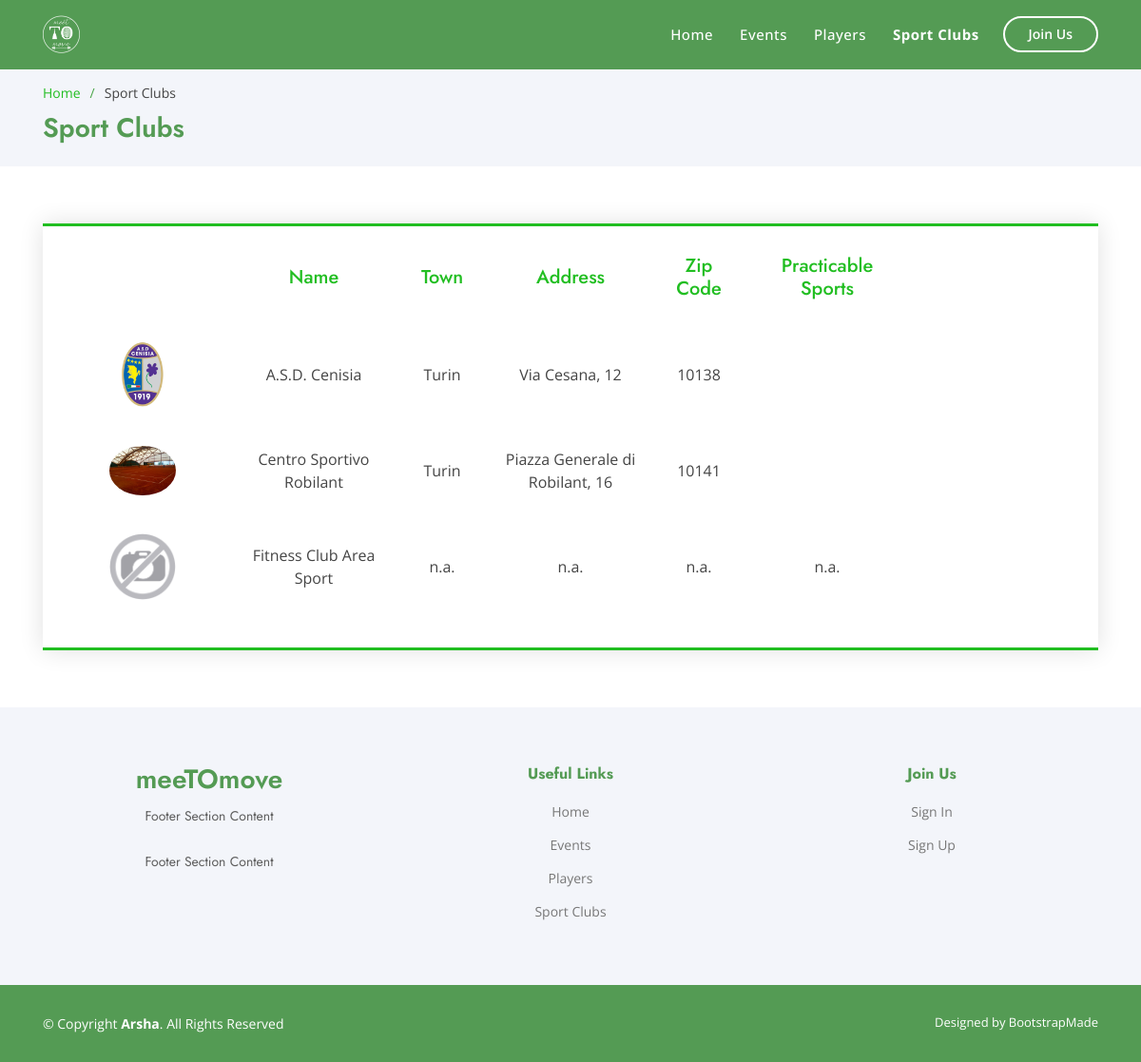
Page /sportclubs on the committed database.
### model.py (models this page shows, shortened)
class User(db.Model):
    __tablename__ = 'users'
    id = db.Column(db.Integer, primary_key=True)
    email = db.Column(db.String(255), unique=True, nullable=False)
    password = db.Column(db.String(255), nullable=False)
    name = db.Column(db.String(255), nullable=False)
    surname = db.Column(db.String(255))
    role_id = db.Column(db.Integer, db.ForeignKey('roles.id'))
    profile_pic = db.Column(db.String(255))
    reviews = db.relationship('Review', backref='reviewed')
    created_events = db.relationship('Event', backref='creator')
    joined_events = db.relationship('JoinedEvent', backref='user')
    favourite_sports = db.relationship('FavouriteSport', backref='user')
    details = db.relationship('SportClubDetails', backref='user')

class SportClubDetails(db.Model):
    __tablename__ = 'sportclubs'
    id = db.Column(db.Integer, db.ForeignKey('users.id'), primary_key=True)
    town_id = db.Column(db.Integer, db.ForeignKey('towns.id'))
    address = db.Column(db.String(255), nullable=False)
    zip = db.Column(db.String(255), nullable=False)

class Town(db.Model):
    __tablename__ = 'towns'
    id = db.Column(db.Integer, primary_key=True)
    name = db.Column(db.String(255), nullable=False)
    events = db.relationship('Event', backref='town')
    sport_club = db.relationship('SportClubDetails', backref='town')

class FavouriteSport(db.Model):
    __tablename__ = 'favourite_sports'
    id = db.Column(db.Integer, primary_key=True)
    user_id = db.Column(db.Integer, db.ForeignKey('users.id'))
    sport_id = db.Column(db.Integer, db.ForeignKey('sports.id'))

class Sport(db.Model):
    __tablename__ = 'sports'
    id = db.Column(db.Integer, primary_key=True)
    name = db.Column(db.String(255), nullable=False)
    icon = db.Column(db.String(255))
    events = db.relationship('Event', backref='sport')
    users = db.relationship('FavouriteSport', backref='sport')

### app.py (the view)
@app.route('/sportclubs')
def sportclubs():
    sport_clubs = User.query.filter(User.role_id == 3).order_by(User.name.asc()).all()
    details = SportClubDetails.query.all()
    practicable_sports = FavouriteSport.query.all()
    return render_template('sportclubs.html', sport_clubs=sport_clubs, details=details,
                           practicable_sports=practicable_sports)

### app.py (called while the page is built)
@app.before_request
def make_session_permanent():
    if session.get('clear'):
        if session['clear']:
            session.permanent = False
    else:
        session.permanent = True

### templates/sportclubs.html (shortened to what this page needs)
{% extends "layout.html" %}
{% block content %}
  <main id="main">
    <section id="breadcrumbs" class="breadcrumbs">
      <div class="container">
        <ol>
          <li><a href="{{ url_for('index') }}">Home</a></li>
          <li>Sport Clubs</li>
        </ol>
        <h2>Sport Clubs</h2>
      </div>
    </section>
            <section id="contact" class="contact">
              <div class="container" data-aos="fade-up">
                <div class="row justify-content-center">
                  <div class="col-lg-12 col-md-12 d-flex align-items-center">
                    <div class="php-email-form">
                        {% if sport_clubs|length > 0 %}
                            <div class="row align-items-center" style="text-align: center; padding-bottom: 15px">
                                <div class="col-3 col-md-2"><h5 style="color: rgb(33,190,33) !important;">Name</h5></div>
                                <div class="col-2 col-md-1"><h5 style="color: rgb(33,190,33) !important;">Town</h5></div>
                                <div class="col-md-2 d-none d-md-block"><h5 style="color: rgb(33,190,33) !important;">Address</h5></div>
                                <div class="col-md-1 d-none d-md-block"><h5 style="color: rgb(33,190,33) !important;">Zip Code</h5></div>
                                <div class="col-3 col-md-2"><h5 style="color: rgb(33,190,33) !important;">Practicable Sports</h5></div>
                            </div>
                            {% for sport_club in sport_clubs %}
                                <div class="row align-items-center record" style="text-align: center; padding-top: 5px; padding-bottom: 5px" onclick="window.location = '{{ url_for('sportclub', id=sport_club.id) }}';">
                                    <div class="col-2 d-flex align-items-center justify-content-center">
                                        {% if sport_club.profile_pic == None %}
                                            <div class="pic" style="max-width: 100px !important;"><img src="{{ url_for('static', filename="img/users/null.png") }}" class="img-fluid" alt="" style="padding: 15px; border-radius: 50%;"></div>
                                        {% else %}
                                            <div class="pic" style="max-width: 100px !important;"><img src="{{ url_for('static', filename="img/users/" + sport_club.id|string + "/" + sport_club.profile_pic|string) }}" class="img-fluid" alt="" style="padding: 15px; border-radius: 50%;"></div>
                                        {% endif %}
                                    </div>
                                    <div class="col-3 col-md-2">{{ sport_club.name }}</div>
                                    <div class="col-2 col-md-1">
                                        {% set flag = namespace(value=False) %}
                                        {% for detail in details %}
                                            {% if detail.id == sport_club.id %}
                                                {% set flag.value = True %}
                                                {{ detail.town.name }}
                                            {% endif %}
                                        {% endfor %}
                                        {% if flag.value == False %}
                                            n.a.
                                        {% endif %}
                                    </div>
                                    <div class="col-md-2 d-none d-md-block">
                                        {% set flag = namespace(value=False) %}
                                        {% for detail in details %}
                                            {% if detail.id == sport_club.id %}
                                                {% set flag.value = True %}
                                                {{ detail.address }}
                                            {% endif %}
                                        {% endfor %}
                                        {% if flag.value == False %}
                                            n.a.
                                        {% endif %}
                                    </div>
                                    <div class="col-md-1 d-none d-md-block">
                                        {% set flag = namespace(value=False) %}
                                        {% for detail in details %}
                                            {% if detail.id == sport_club.id %}
                                                {% set flag.value = True %}
                                                {{ detail.zip }}
                                            {% endif %}
                                        {% endfor %}
                                        {% if flag.value == False %}
                                            n.a.
                                        {% endif %}
                                    </div>
                                    <div class="col-3 col-md-2 d-flex justify-content-center align-items-center">
                                        {% set flag = namespace(value=False) %}
                                        {% for practicable_sport in practicable_sports %}
                                            {% if practicable_sport.user_id == sport_club.id %}
                                                {% set flag.value = True %}
                                                <i class="{{ practicable_sport.sport.icon }} player-sports" style="font-size: 1.5em !important;"></i>
                                            {% endif %}
                                        {% endfor %}
                                        {% if flag.value == False %}
                                            n.a.
                                        {% endif %}
                                    </div>
                                </div>
                            {% endfor %}
                        {% else %}
                            <div class="row d-flex justify-content-center">No sport club available.</div>
                        {% endif %}
                  </div>
                </div>
                </div>
              </div>
            </section>
  </main>
{% endblock %}

### static/css/style.css (style rules this page uses)
body { font-family: "Open Sans", sans-serif; color: #444444; }
* { outline: none; }
a { color: rgb(33,190,33); }
h1, h2, h3, h4, h5, h6 { font-family: "Jost", sans-serif; }
.record { cursor: pointer; -webkit-touch-callout: none; -webkit-user-select: none; -khtml-user-select: none; -moz-user-select: none; -ms-user-select: none; user-select: none; }
.player-sports { font-size: 2em; padding: 5px; transition: 0.5s; }
section { padding: 60px 0; overflow: hidden; }
.pic { overflow: hidden; width: 180px; }
.pic img { transition: ease-in-out 0.3s; }
.contact .php-email-form { width: 100%; border-top: 3px solid rgb(33,190,33); border-bottom: 3px solid rgb(33,190,33); padding: 30px; background: #fff; box-shadow: 0 0 24px 0 rgba(0, 0, 0, 0.12); }
.breadcrumbs { padding: 15px 0; background: #f3f5fa; min-height: 40px; margin-top: 72px; }
.breadcrumbs h2 { font-size: 28px; font-weight: 600; color: rgb(84,155,84); }
.breadcrumbs ol { display: flex; flex-wrap: wrap; list-style: none; padding: 0 0 10px 0; margin: 0; font-size: 14px; }
.breadcrumbs ol li + li { padding-left: 10px; }
.breadcrumbs ol li + li::before { display: inline-block; padding-right: 10px; color: rgb(72,164,72); content: "/"; }

### rows in the picture
User: id+profile_pic (picture), name "A.S.D. Cenisia"
SportClubDetails: town.name "Turin", address "Via Cesana, 12", zip "10138"
User: id+profile_pic (picture), name "Centro Sportivo Robilant"
SportClubDetails: town.name "Turin", address "Piazza Generale di Robilant, 16", zip "10141"
User: name "Fitness Club Area Sport", shows "n.a."
